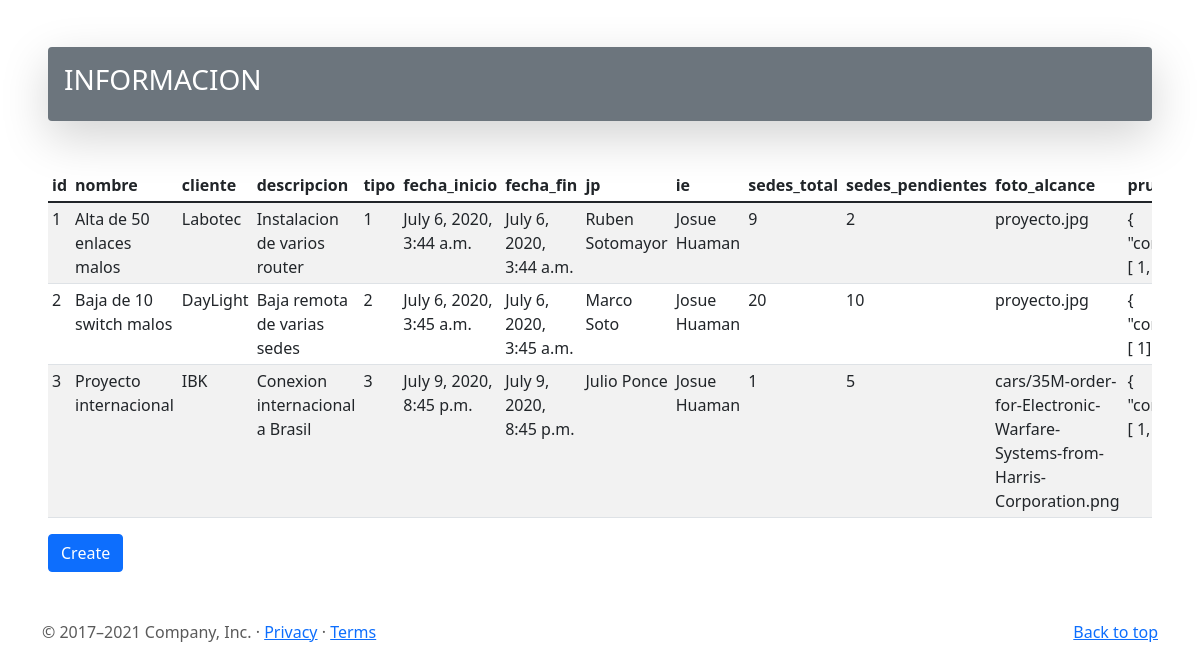
The page /polls/proyectoList/ (lower part) on the database as committed earlier.
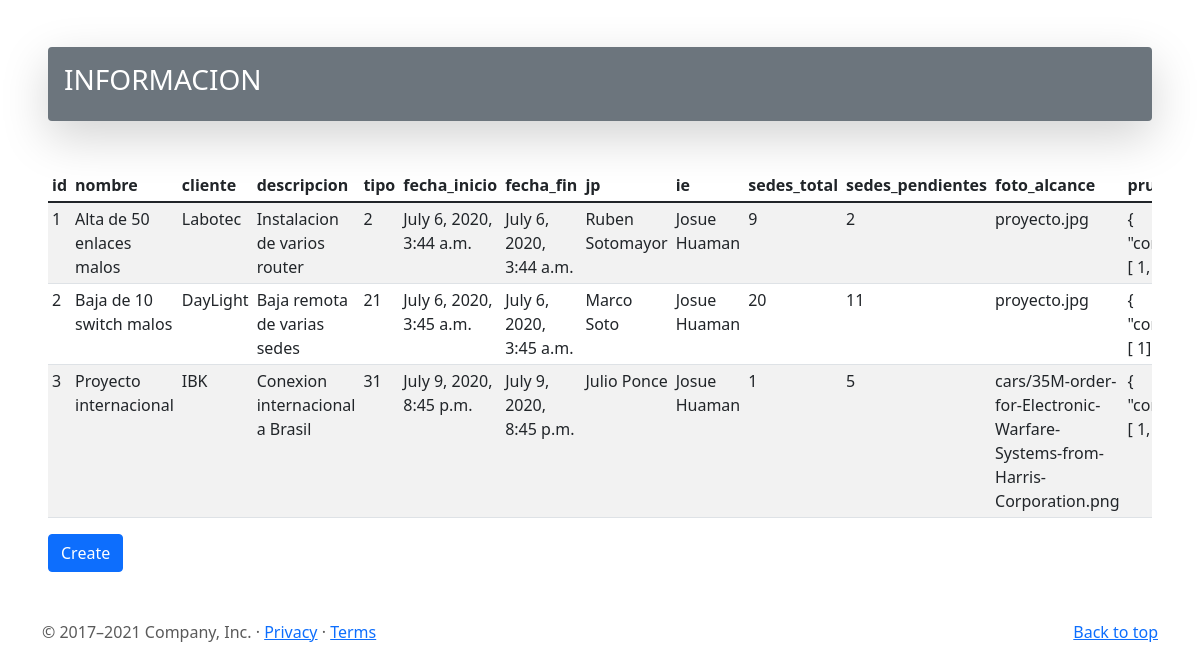
The same page on the database as committed later.
### polls/models.py (models this page shows, shortened)
class Proyecto(models.Model):
    nombre = models.CharField(max_length=100, default='')
    cliente = models.CharField(max_length=100, default='')
    descripcion = models.CharField(max_length=100, default='')
    tipo = models.IntegerField(default=0)
    fecha_inicio = models.DateTimeField('date published')
    fecha_fin = models.DateTimeField('date published')
    jp = models.CharField(max_length=100, default='')
    ie = models.CharField(max_length=100, default='')
    sedes_total = models.IntegerField(default=0)
    sedes_pendientes = models.IntegerField(default=0)
    foto_alcance = models.ImageField(upload_to='cars',default='proyecto.jpg')
    prueba = models.TextField(default='')

### polls/views.py (the view)
# urls.py: path('proyectoList/', views.ProyectoListView.as_view(), name='proyectoList'),
class ProyectoListView(ListView):
    model = Proyecto
    paginate_by = 100  # if pagination is desired
    template_name = 'polls/proyectoList.html'

### polls/templates/polls/proyectoList.html (shortened to what this page needs)
{% extends "list.html" %}
{% load static %}
{% block bloque_1 %}
<div class="m-5">
    <div class="shadow-lg p-3 mb-5 bg-secondary rounded">
        <h3 class="text-white">INFORMACION</h3>
    </div>
</div>
<div class="m-5">
    <div class="table-responsive">
        <table class="table table-striped table-sm">
            <thead>
                <tr>
                    <th>id</th>
                    <th>nombre</th>
                    <th>cliente</th>
                    <th>descripcion</th>
                    <th>tipo</th>
                    <th>fecha_inicio</th>
                    <th>fecha_fin</th>
                    <th>jp</th>
                    <th>ie</th>
                    <th>sedes_total</th>
                    <th>sedes_pendientes</th>
                    <th>foto_alcance</th>
                    <th>prueba</th>
                </tr>
            </thead>
            <tbody>
                {% for article in object_list %}
                <tr>
                    <td>{{ article.id }}</td>
                    <td>{{ article.nombre }}</td>
                    <td>{{ article.cliente }}</td>
                    <td>{{ article.descripcion }}</td>
                    <td>{{ article.tipo }}</td>
                    <td>{{ article.fecha_inicio }}</td>
                    <td>{{ article.fecha_fin }}</td>
                    <td>{{ article.jp }}</td>
                    <td>{{ article.ie }}</td>
                    <td>{{ article.sedes_total }}</td>
                    <td>{{ article.sedes_pendientes }}</td>
                    <td>{{ article.foto_alcance }}</td>
                    <td>{{ article.prueba }}</td>
                    {% empty %}
                    <li>Aun no se ha registrado algun proyecto.</li>
                    {% endfor %}
                </tr>
            </tbody>
        </table>
    </div>
    <a class="btn btn-primary" href="{% url 'polls:proyectoCreate' %}" role="button">Create</a>
</div>
{% endblock %}

### polls/templates/list.html (shortened to what this page needs)
{% load static %}
<!doctype html>
<html lang="en">
<head>
    <link href="{% static 'polls/list/bootstrap.min.css' %}" rel="stylesheet">
    <link href="{% static 'polls/list/carousel.css' %}" rel="stylesheet">
</head>
<body>
    <main>
        {% block bloque_1 %}
        {% endblock %}
        <footer class="container">
            <p class="float-end"><a href="#">Back to top</a></p>
            <p>&copy; 2017–2021 Company, Inc. &middot; <a href="#">Privacy</a> &middot; <a href="#">Terms</a></p>
        </footer>
    </main>
</body>
</html>

### polls/static/polls/list/carousel.css (style rules this page uses)
body { padding-top: 3rem; padding-bottom: 3rem; color: #5a5a5a; }

Rows that differ between the two databases and show on the page:
changed Proyecto "Alta de 50 enlaces malos": tipo "1" → "2"
changed Proyecto "Baja de 10 switch malos": tipo "2" → "21"; sedes_pendientes "10" → "11"
changed Proyecto "Proyecto internacional": tipo "3" → "31"
